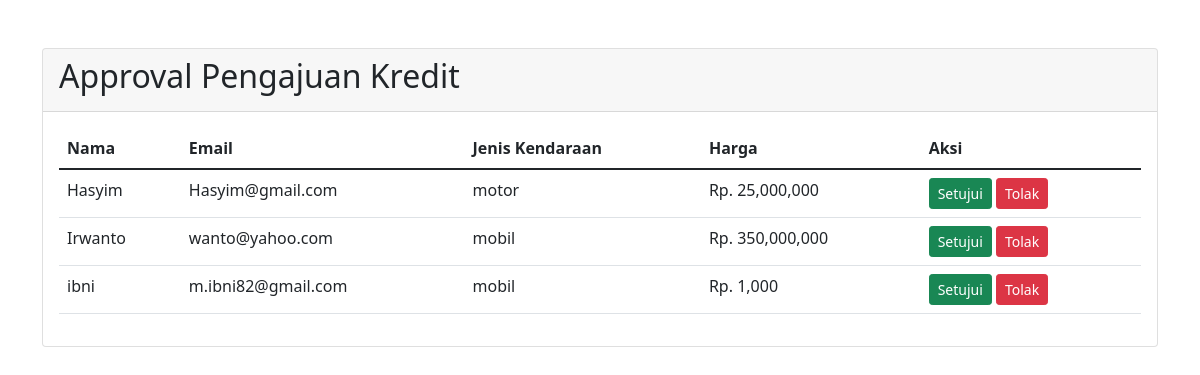
Page /approval.php on the committed database.
### tables this page shows
CREATE TABLE `pengajuan_kredit` (
  `id` int(11) NOT NULL,
  `nama` varchar(100) NOT NULL,
  `email` varchar(100) NOT NULL,
  `telepon` varchar(20) NOT NULL,
  `jenis_kendaraan` enum('motor','mobil') NOT NULL,
  `harga_kendaraan` decimal(15,2) NOT NULL,
  `dokumen` varchar(255) DEFAULT NULL,
  `dokumen_ttd` varchar(255) DEFAULT NULL,
  `status` enum('Diproses','Ditolak','Disetujui','Selesai') DEFAULT 'Diproses',
  `status_approval` enum('Menunggu','Disetujui','Ditolak') DEFAULT 'Menunggu',
  `id_manager` int(11) DEFAULT NULL,
  `catatan_manager` text DEFAULT NULL,
  `created_at` timestamp NOT NULL DEFAULT current_timestamp(),
  `updated_at` timestamp NOT NULL DEFAULT current_timestamp() ON UPDATE current_timestamp()
);

### approval.php (the view, shortened to what this page needs)
<?php
require_once 'config/database.php';
$query = "SELECT * FROM pengajuan_kredit WHERE status = 'Diproses'";
$result = $koneksi->query($query);
?>
<!DOCTYPE html>
<html lang="id">
<head>
    <link href="https://cdn.jsdelivr.net/npm/bootstrap@5.1.3/dist/css/bootstrap.min.css" rel="stylesheet">
</head>
<body>
    <div class="container mt-5">
        <div class="card">
            <div class="card-header">
                <h2>Approval Pengajuan Kredit</h2>
            </div>
            <div class="card-body">
                <table class="table">
                    <thead>
                        <tr>
                            <th>Nama</th>
                            <th>Email</th>
                            <th>Jenis Kendaraan</th>
                            <th>Harga</th>
                            <th>Aksi</th>
                        </tr>
                    </thead>
                    <tbody>
                        <?php while($row = $result->fetch_assoc()): ?>
                        <tr>
                            <td><?= $row['nama'] ?></td>
                            <td><?= $row['email'] ?></td>
                            <td><?= $row['jenis_kendaraan'] ?></td>
                            <td>Rp. <?= number_format($row['harga_kendaraan']) ?></td>
                            <td>
                                <form method="POST">
                                    <button type="submit" name="status_approval" value="Disetujui" class="btn btn-success btn-sm">Setujui</button>
                                    <button type="submit" name="status_approval" value="Ditolak" class="btn btn-danger btn-sm">Tolak</button>
                                </form>
                            </td>
                        </tr>
                        <?php endwhile; ?>
                    </tbody>
                </table>
            </div>
        </div>
    </div>
</body>
</html>

### rows in the picture
pengajuan_kredit: nama "Hasyim", email "Hasyim@gmail.com", jenis_kendaraan "motor", harga_kendaraan "25,000,000"
pengajuan_kredit: nama "Irwanto", email "wanto@yahoo.com", jenis_kendaraan "mobil", harga_kendaraan "350,000,000"
pengajuan_kredit: nama "ibni", email "m.ibni82@gmail.com", jenis_kendaraan "mobil", harga_kendaraan "1,000"
